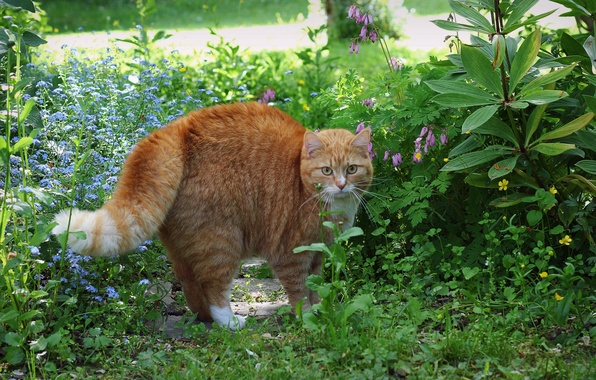
#> input picture img/cat.jpg, 596 x 380 px; the run also reads 2 pictures not shown here
$ jupyter execute --allow-errors Lecture_5.ipynb
#> lines starting #> are read from the running program, lines starting #| are printed output that depends on the picture; after the words box and inside, x2 and y2 are one past the last pixel; in counts of white or black regions, pixels touching at a corner belong together
# Лекция №5

## Особые точки

Настало время перейти к более продвинутым методам сравнения изображений. На прошлых занятих мы рассматривали методы, которые базировались больше на глобальных признаках изображения. Однако, для того, чтобы исследовать схожесть неких изображений, недостаточно иметь представление только глобальных признаков. В качестве шага в определение локальных признаков мы рассматривали метод "плавающего окна".

Итак, введем предположение, что на изображении можно найти локальные признаки в некой окрестности __ключевой точки__. Вопрос: что брать за ключевую точку и какую окрестность?

Для начала разберемся почему глобальные признаки иногда работают плохо на примере следующих изображений.


Из всего этого вытекает идея - хочется как-то выделить точки их окрестности, к которым можно привязаться для сравнения.

### Свойства особых точек
1. Их должно быть немного

    • существенно меньше, чем пикселей на изображении


2. Информативные, репрезентативные, уникальные (distinctive)

   • Если окрестности двух точек не отличимы, будет сложно понять, какую из них сопоставить искомому фрагменту


3. Повторяемые (repeatable)

    • Одна и та же точка должна находиться на изображении вне зависимости от геометрических и фотометрических изменений объекта съемки


4. Локальные (local)

   • Небольшого размера, устойчивы к частичному перекрытию другим объектом

### Повторяемость особых точек
    ● Необходимо, чтобы хотя бы часть особых точек первого изображения была обнаружена на втором

    ● При этом обнаружение особых точек должно происходить независимо для каждого изображения

### Информативность, репрезентативность
    ● Желательна однозначность в сопоставлении фрагментов

    ● Желательна инвариантность к геометрическим и фотометрическим трансформациям объекта на разных изображениях

### Геометрические и фотометрические трансформации изображения.

● Геометрические:

    ○ Поворот

    ○ Поворот + изменение масштаба

    ○ Афинные преобразования

● Фотометрические

    ○ Афинные преобразования интенстивности (I → a I + b)

### Сравнение изображений при помощи локальных признаков: основные шаги

1. Локализация особых точек

2. Выделение особых фрагментов – окрестности ключевых точек, инвариантные к различного рода преобразованиям

3. Построение векторов признаков для найденных фрагментов

4. Сопоставление наборов локальных признаков для двух изображений


Перейдем к рассмотрению популярных дексрипторов изображений для особых точек.

## Harris Corner Detection

В предыдущей главе мы увидели, что углы - это области изображения с большой разницей в интенсивности во всех направлениях. Одна из ранних попыток найти эти углы была сделана Крисом Харрисом и Майком Стивенсом в их статье «Комбинированный детектор углов и краев» в 1988 году, так что теперь она называется «Детектор углов Харриса». Он перенес эту простую идею в математическую форму. Это в основном находит разницу в интенсивности для смещения (u, v) во всех направлениях. Это выражается как ниже:

$$E(u,v) = \sum_{x,y} \underbrace{w(x,y)}_\text{window function} \, [\underbrace{I(x+u,y+v)}_\text{shifted intensity}-\underbrace{I(x,y)}_\text{intensity}]^2$$

Оконная функция - это либо прямоугольное окно, либо гауссово окно, которое дает вес пикселям внизу.

Мы должны максимизировать эту функцию E (u, v) для обнаружения угла. Это означает, что мы должны максимизировать второй срок. Применяя расширение Тейлора к вышеприведенному уравнению и используя некоторые математические шаги (пожалуйста, обратитесь к любым стандартным учебникам, которые вам нравятся для полного вывода), мы получаем окончательное уравнение как:

$$E(u,v) \approx \begin{bmatrix} u & v \end{bmatrix} M \begin{bmatrix} u \\ v \end{bmatrix}$$

где

$$M = \sum_{x,y} w(x,y) \begin{bmatrix}I_x I_x & I_x I_y \\
                                     I_x I_y & I_y I_y \end{bmatrix}$$

Здесь $I_x$ и $I_y$ являются производными изображения в направлениях $x$ и $y$ соответственно. (Может быть легко обнаружен с помощью cv2.Sobel()).

Затем идет основная часть. После этого они создали счет, в основном уравнение, которое определит, может ли окно содержать угол или нет.

$$R = det(M) - k(trace(M))^2$$

где

1. $det (M) = \lambda_1 \lambda_2$

2. $trace (M) = \lambda_1 + \lambda_2$

3. $\lambda_1$ и $\lambda_2$ - собственные значения $M$

Таким образом, значения этих собственных значений определяют, является ли область угловой, кромочной или плоской.

1. Когда $|R|$ маленький, что случается, когда $\lambda_1$ и $\lambda_2$ маленькие, область плоская.

2. Когда $R<0$, что происходит, когда $\lambda_1 >> \lambda_2$ или наоборот, область является ребром.

3. Когда $R$ большое, что происходит, когда $\lambda_1$ и $\lambda_2$ большие и $\lambda_1 \sim \lambda_2$, регион является углом.

На картинке это можно представить следующим образом:


### Harris Corner Detector in OpenCV
Для этой цели в OpenCV есть функция cv2.cornerHarris(). Его аргументы:

1. img - входное изображение, оно должно быть в градациях серого и иметь тип float32.
2. blockSize - это размер окрестности, рассматриваемый для обнаружения угла
3. ksize - параметр апертуры используемого производного Собеля.
4. k - свободный параметр детектора Харриса в уравнении.

[cell 1]
from __future__ import print_function
import cv2
import numpy as np
import matplotlib.pyplot as plt

filename = '../img/cat.jpg'
img = cv2.imread(filename)
#> img is the input picture: shape (380, 596, 3); mean B, G, R 69.2, 112.2, 89.9
img = cv2.cvtColor(img,cv2.COLOR_BGR2RGB)
gray = cv2.cvtColor(img,cv2.COLOR_BGR2GRAY)
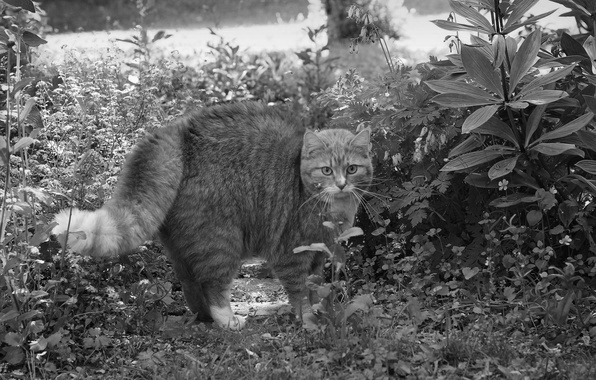
#> gray: shape (380, 596); min 0, max 254, mean 96.8

gray = np.float32(gray)
dst = cv2.cornerHarris(gray,2,3,0.04)
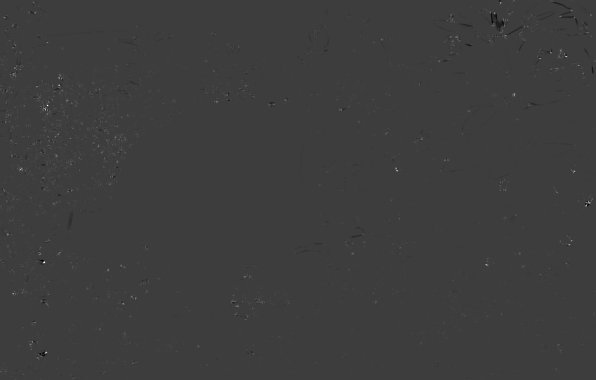
#> dst: shape (380, 596) float32; min -35499488, max 112195944, mean 145967.8; drawn with min black and max white

#result is dilated for marking the corners, not important
dst = cv2.dilate(dst,None)
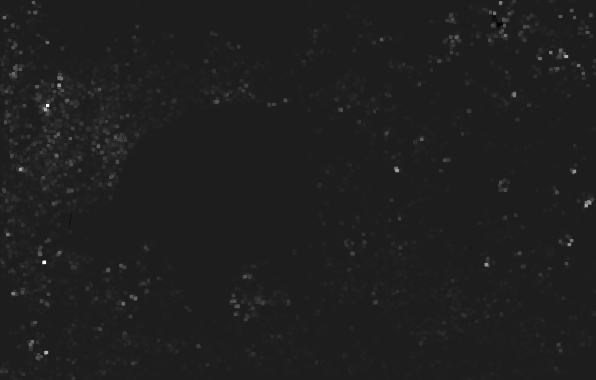
#> dst: shape (380, 596) float32; min -14721135, max 112195944, mean 924506.2; drawn with min black and max white

# Threshold for an optimal value, it may vary depending on the image.
img[dst>0.01*dst.max()]=[0,0,255]
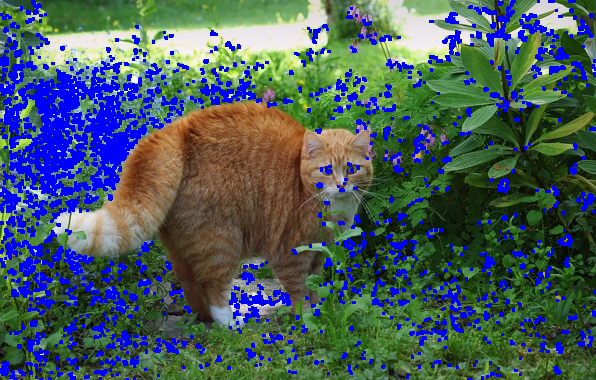
#> img: shape (380, 596, 3); mean R, G, B 74, 91.7, 94.5

plt.imshow(img)
plt.show()

[cell 2]
source_window = 'Source image'
corners_window = 'Corners detected'
max_thresh = 255
def cornerHarris_demo(val):
#> called with val = 200
    thresh = val
    # Detector parameters
    blockSize = 2
    apertureSize = 3
    k = 0.04
    # Detecting corners
    dst = cv2.cornerHarris(src_gray, blockSize, apertureSize, k)
    # Normalizing
    dst_norm = np.empty(dst.shape, dtype=np.float32)
    cv2.normalize(dst, dst_norm, alpha=0, beta=255, norm_type=cv2.NORM_MINMAX)
    dst_norm_scaled = cv2.convertScaleAbs(dst_norm)
    # Drawing a circle around corners
    for i in range(dst_norm.shape[0]):
        for j in range(dst_norm.shape[1]):
            if int(dst_norm[i,j]) > thresh:
                cv2.circle(dst_norm_scaled, (j,i), 5, (0), 2)
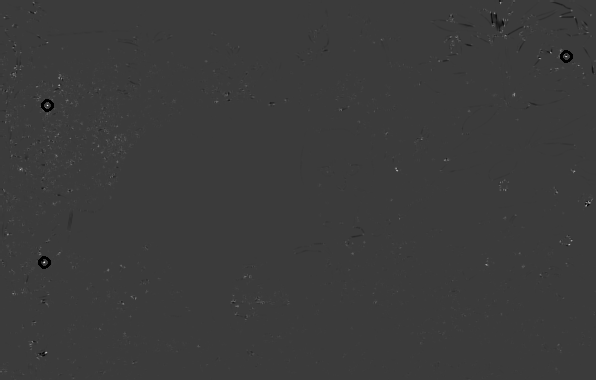
#> dst_norm_scaled: shape (380, 596); min 0, max 255, mean 59.1
    # Showing the result
    cv2.namedWindow(corners_window)
    cv2.imshow(corners_window, dst_norm_scaled)

filename = '../img/cat.jpg'
src = cv2.imread(filename)
if src is None:
    print('Could not open or find the image:', args.input)
    exit(0)
src_gray = cv2.cvtColor(src, cv2.COLOR_BGR2GRAY)
# Create a window and a trackbar
cv2.namedWindow(source_window)
thresh = 200 # initial threshold
cv2.createTrackbar('Threshold: ', source_window, thresh, max_thresh, cornerHarris_demo)
cv2.imshow(source_window, src)
cornerHarris_demo(thresh)
if cv2.waitKey() == ord('q'):
#> (key q is pressed here)
    pass
cv2.destroyAllWindows()

## Shi-Tomasi Corner Detector & Good Features to Track
В прошлой главе мы увидели детектор углов Харриса. Позже в 1994 году Дж. Ши и К. Томази внесли небольшую модификацию в свою статью Good Features to Track, которая показывает лучшие результаты по сравнению с детектором Harris Corner Detector. Оценочную функцию в Harris Corner Detector предоставили:

$$R = \lambda_1 \lambda_2 - k(\lambda_1+\lambda_2)^2$$

Вместо этого Ши-Томаси предложил:

$$R = min(\lambda_1, \lambda_2)$$

Если оно больше порогового значения, оно рассматривается как угол. Если мы построим его в пространстве $\lambda_1 - \lambda_2$, как мы это делали в Harris Corner Detector, мы получим изображение, как показано ниже:


Из рисунка видно, что только когда $\lambda_1$ и $\lambda_2$ превышают минимальное значение $\lambda_ {min}$, оно считается углом (зеленая область).

### Shi-Tomasi Corner Detector in OpenCV

OpenCV имеет функцию cv2.goodFeaturesToTrack (). Он находит N самых сильных углов на изображении методом Ши-Томази (или Обнаружение углов Харриса, если вы его укажете). Как обычно, изображение должно быть изображением в градациях серого. Затем вы указываете количество углов, которые вы хотите найти. Затем вы указываете уровень качества, который является значением в диапазоне 0-1, что обозначает минимальное качество угла, ниже которого все отклоняются. Затем мы предоставляем минимальное евклидово расстояние между обнаруженными углами.

Со всей этой информацией функция находит углы на изображении. Все углы ниже уровня качества отклоняются. Затем сортирует оставшиеся углы по качеству в порядке убывания. Затем функция занимает первый самый сильный угол, отбрасывает все близлежащие углы в диапазоне минимального расстояния и возвращает N самых сильных углов.

В приведенном ниже примере мы попытаемся найти 25 лучших углов:

[cell 3]
img = cv2.imread('../img/cat.jpg')
gray = cv2.cvtColor(img,cv2.COLOR_BGR2GRAY)

corners = cv2.goodFeaturesToTrack(gray,25,0.01,10)
#> corners = 25 rows, first 8: [43, 261], [589, 202], [565, 56], [21, 168], [570, 240], [7, 234], [44, 108], [555, 191]
corners = np.int0(corners)

for i in corners:
    x,y = i.ravel()
    cv2.circle(img,(x,y),3,255,-1)
#> this loop made 25 passes
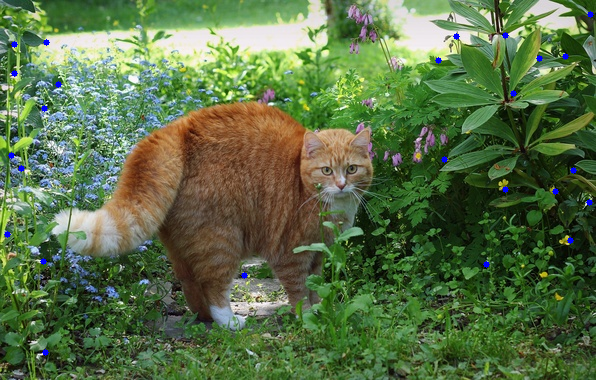
#> img: shape (380, 596, 3); 0.32% of pixels changed, all inside (x1, y1, x2, y2) = (4, 11, 594, 356)

plt.imshow(img)
plt.show();

[cell 4]
import random as rng

source_window = 'Image'
maxTrackbar = 100
rng.seed(12345)
def goodFeaturesToTrack_Demo(val):
#> called with val = 23
    maxCorners = max(val, 1)
    # Parameters for Shi-Tomasi algorithm
    qualityLevel = 0.01
    minDistance = 10
    blockSize = 3
    gradientSize = 3
    useHarrisDetector = False
    k = 0.04
    # Copy the source image
    copy = np.copy(src)
    # Apply corner detection
    corners = cv2.goodFeaturesToTrack(src_gray, maxCorners, qualityLevel, minDistance, None, \
        blockSize=blockSize, gradientSize=gradientSize, useHarrisDetector=useHarrisDetector, k=k)
#> corners = 23 rows, first 8: [43, 261], [589, 202], [565, 56], [21, 168], [570, 240], [7, 234], [44, 108], [555, 191]
    # Draw corners detected
#     print('** Number of corners detected:', corners.shape[0])
    radius = 4
    for i in range(corners.shape[0]):
        cv2.circle(copy,
                   (corners[i,0,0], corners[i,0,1]), radius, (rng.randint(0,256), rng.randint(0,256), rng.randint(0,256)),
                   cv2.FILLED)
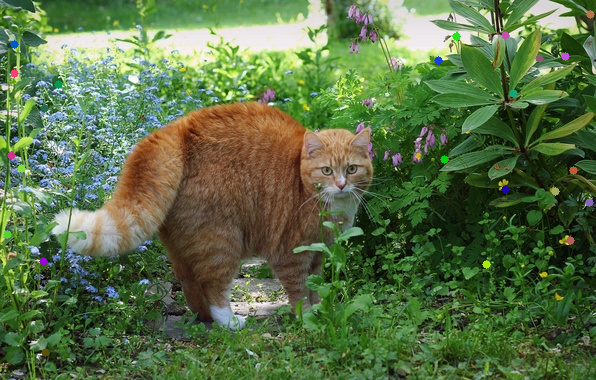
#> copy: shape (380, 596, 3); 0.5% of pixels changed, all inside (x1, y1, x2, y2) = (3, 10, 595, 357)
    # Show what you got
    cv2.namedWindow(source_window)
    cv2.imshow(source_window, copy)

# Load source image and convert it to gray

filename = '../img/cat.jpg'
src = cv2.imread(filename)
if src is None:
    print('Could not open or find the image:', args.input)
    exit(0)
src_gray = cv2.cvtColor(src, cv2.COLOR_BGR2GRAY)
# Create a window and a trackbar
cv2.namedWindow(source_window)
maxCorners = 23 # initial threshold
cv2.createTrackbar('Threshold: ', source_window, maxCorners, maxTrackbar, goodFeaturesToTrack_Demo)
cv2.imshow(source_window, src)
goodFeaturesToTrack_Demo(maxCorners)
if cv2.waitKey() == ord('q'):
#> (key q is pressed here)
    pass
cv2.destroyAllWindows()

## Introduction to SIFT (Scale-Invariant Feature Transform)

В последних двух главах мы видели некоторые детекторы углов, такие как Харрис и т. Д. Они не зависят от вращения, что означает, что даже если изображение поворачивается, мы можем найти те же углы. Это очевидно, потому что углы остаются и в повернутом изображении. Но как насчет масштабирования? Угол может не быть углом, если изображение масштабировано. Например, проверьте простое изображение ниже. Угол на небольшом изображении в небольшом окне является плоским, когда он увеличен в том же окне. Так что угол Харриса не является масштабно-инвариантным.


Рассмотрим новый алгоритм Scale Invariant Feature Transform (SIFT), который позволяет сохранить инвариантость к масштабированию.

### 1. Обнаружение экстремумов в пространстве

Из рисунка выше видно, что мы не можем использовать одно и то же окно для обнаружения ключевых точек с разным масштабом. Это нормально с небольшим углом. Но чтобы обнаружить большие углы, нам нужны большие окна. Для этого используется масштабная фильтрация. В нем найден лапласиан гауссовский для изображения с различными значениями $\sigma$. LoG действует как детектор капель, который обнаруживает капли разных размеров из-за изменения $\sigma$. Короче говоря, $\sigma$ действует как параметр масштабирования. Например, на изображении выше, ядро Гаусса с низким значением $\sigma$ дает высокое значение для небольшого угла, в то время как ядро гауссиана с высоким значением $\sigma$ хорошо подходит для большего угла. Таким образом, мы можем найти локальные максимумы по шкале и пространству, которые дают нам список значений $(x, y, \sigma)$, что означает, что существует потенциальная ключевая точка в точке $(x, y)$ в масштабе $\sigma$.

Но этот LoG немного дорог, поэтому алгоритм SIFT использует разность гауссианов, которая является приближением LoG. Разность по Гауссу получается как разница по размытию по Гауссу изображения с двумя разными $\sigma$, пусть это будут $\sigma$ и $k \sigma$. Этот процесс выполняется для разных октав изображения в гауссовой пирамиде. Это представлено на изображении ниже:

Как только эта DoG найдена, изображения ищут локальные экстремумы в масштабе и пространстве. Например, один пиксель в изображении сравнивается с его 8 соседями, а также с 9 пикселями в следующем масштабе и 9 пикселями в предыдущих масштабах. Если это локальный экстремум, это потенциальная ключевая точка. Это в основном означает, что ключевой момент лучше всего представлен в этом масштабе. Это показано на рисунке ниже:

Что касается различных параметров, в статье приведены некоторые эмпирические данные, которые можно суммировать как: число $octaves = 4$, количество уровней $scale = 5$, начальные $\sigma = 1.6$, $k = \sqrt {2}$ и т. Д. В качестве оптимальных значений.

### 2. Локализация ключевых точек

Как только потенциальные ключевые точки найдены, их необходимо уточнить, чтобы получить более точные результаты. Они использовали расширение масштаба шкалы Тейлора, чтобы получить более точное местоположение экстремумов, и если интенсивность этих экстремумов меньше порогового значения (0,03 согласно статье), оно отклоняется. Этот порог называется контрастным порогом в OpenCV

У DoG более высокий отклик на ребра, поэтому ребра также должны быть удалены. Для этого используется концепция, похожая на угловой детектор Harris. Они использовали матрицу Гессиана 2x2 (H) для вычисления кривизны кривизны. Из углового детектора Харриса мы знаем, что для ребер одно собственное значение больше другого. Так что здесь они использовали простую функцию,

Если это отношение больше порога, называемого edgeThreshold в OpenCV, эта ключевая точка отбрасывается. Это дано как 10 в статье.

Таким образом, он устраняет любые малоконтрастные ключевые точки и граничные ключевые точки, а остающиеся точки - это сильные точки интереса.

### 3. Ориентация значения

Теперь ориентация назначается каждой ключевой точке для достижения неизменности вращения изображения. Вокруг местоположения ключевой точки берется окрестность в зависимости от масштаба, и в этой области вычисляются величина и направление градиента. Создается гистограмма ориентации с 36 ячейками, охватывающими 360 градусов. (Он взвешивается по величине градиента и по гауссовому круглому окну с $\sigma$, равным 1,5-кратному масштабу ключевой точки. Принимается самый высокий пик в гистограмме, и любой пик выше 80% также считается для расчета ориентации. Он создает ключевые точки с одинаковым расположением и масштабом, но разными направлениями, что способствует стабильности сопоставления.

### 4. Дескриптор ключевой точки

Теперь дескриптор ключевой точки создан. Окрестность 16x16 вокруг ключевой точки берется. Он разделен на 16 субблоков размером 4х4. Для каждого субблока создается гистограмма ориентации 8 бинов. Таким образом, доступно 128 значений бина. Он представлен в виде вектора для формирования дескриптора ключевой точки. В дополнение к этому, предприняты некоторые меры для достижения устойчивости к изменениям освещенности, вращению и т. Д.

### 5. Сопоставление ключевых точек

Ключевые точки между двумя изображениями сопоставляются путем определения ближайших соседей. Но в некоторых случаях второй ближайший матч может быть очень близко к первому. Это может произойти из-за шума или по другим причинам. В этом случае берется отношение ближайшего расстояния ко второму ближайшему расстоянию. Если оно больше 0,8, они отклоняются. Это устраняет около 90% ложных совпадений, в то время как отбрасывает только 5% правильных совпадений, согласно статье.

Так что это краткое изложение алгоритма SIFT. Для получения более подробной информации и понимания, чтение оригинальной статьи настоятельно рекомендуется. Помните одну вещь, этот алгоритм запатентован. Таким образом, этот алгоритм включен в модуль Non-free в OpenCV.

[cell 5]
img = cv2.imread('../img/sift_dog.jpg')
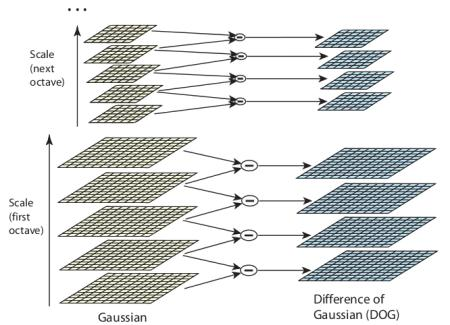
#> input picture less_05/img/sift_dog.jpg, 450 x 325 px, found by its file name
#> img is the input picture: shape (325, 450, 3); mean B, G, R 221.9, 222.8, 221.1
gray= cv2.cvtColor(img, cv2.COLOR_BGR2GRAY)
#> gray: shape (325, 450)

sift = cv2.xfeatures2d.SIFT_create()
print(type(sift))
#| <class 'cv2.SIFT'>
kp = sift.detect(gray,None)
#> kp = 380 keypoints; strongest (x, y, size): (323, 56, 3.6), (77, 33, 3.7), (318, 37, 3.5), (49, 142, 3.7)

out = None
img = cv2.drawKeypoints(gray, kp, out)
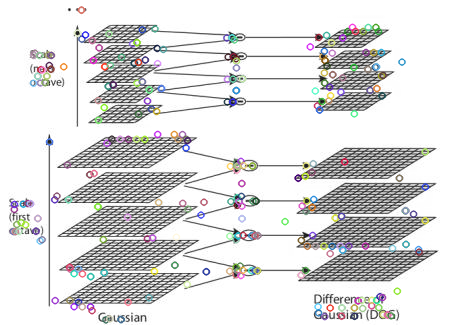
#> img: shape (325, 450, 3); mean of channels 0, 1, 2 219.4, 219.2, 219.4; drawn as B, G, R

cv2.imwrite('sift_keypoints.jpg', img)

img = cv2.drawKeypoints(gray, kp, out, flags=cv2.DRAW_MATCHES_FLAGS_DRAW_RICH_KEYPOINTS)
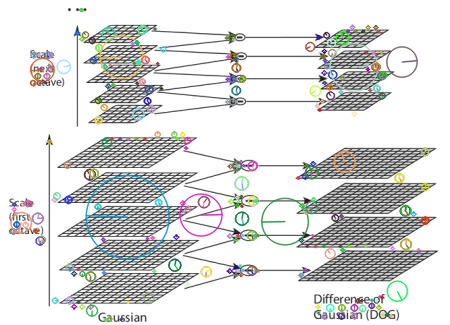
#> img: shape (325, 450, 3); mean of channels 0, 1, 2 218.1, 219, 218.3; drawn as B, G, R
cv2.imwrite('sift_keypoints.jpg', img)

kp, des = sift.detectAndCompute(gray, None)

[cell 6]
filename = '../img/cat.jpg'
src = cv2.imread(filename, cv2.IMREAD_GRAYSCALE)
#> (the rest of the program and of its run is left out)
